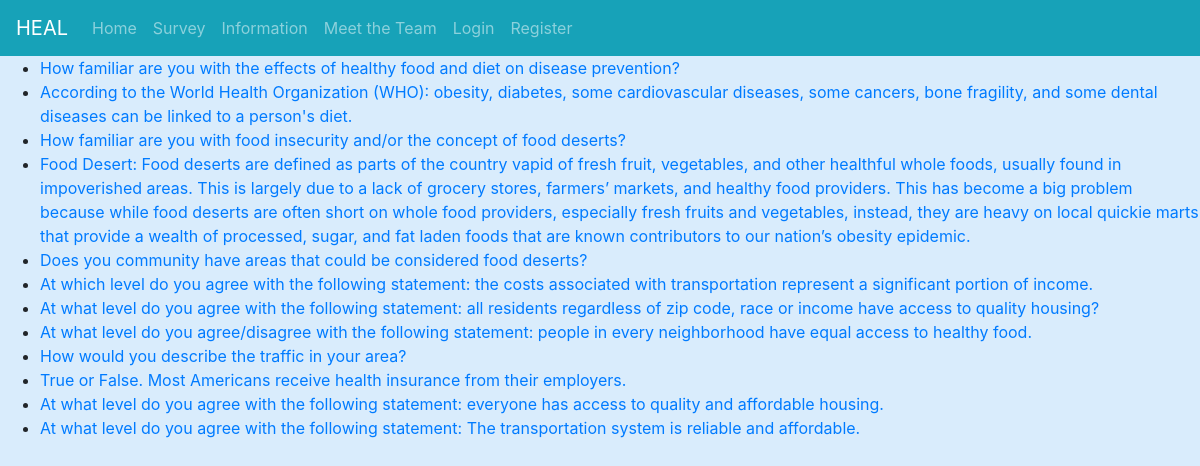
Before: /index/ with the older database file.
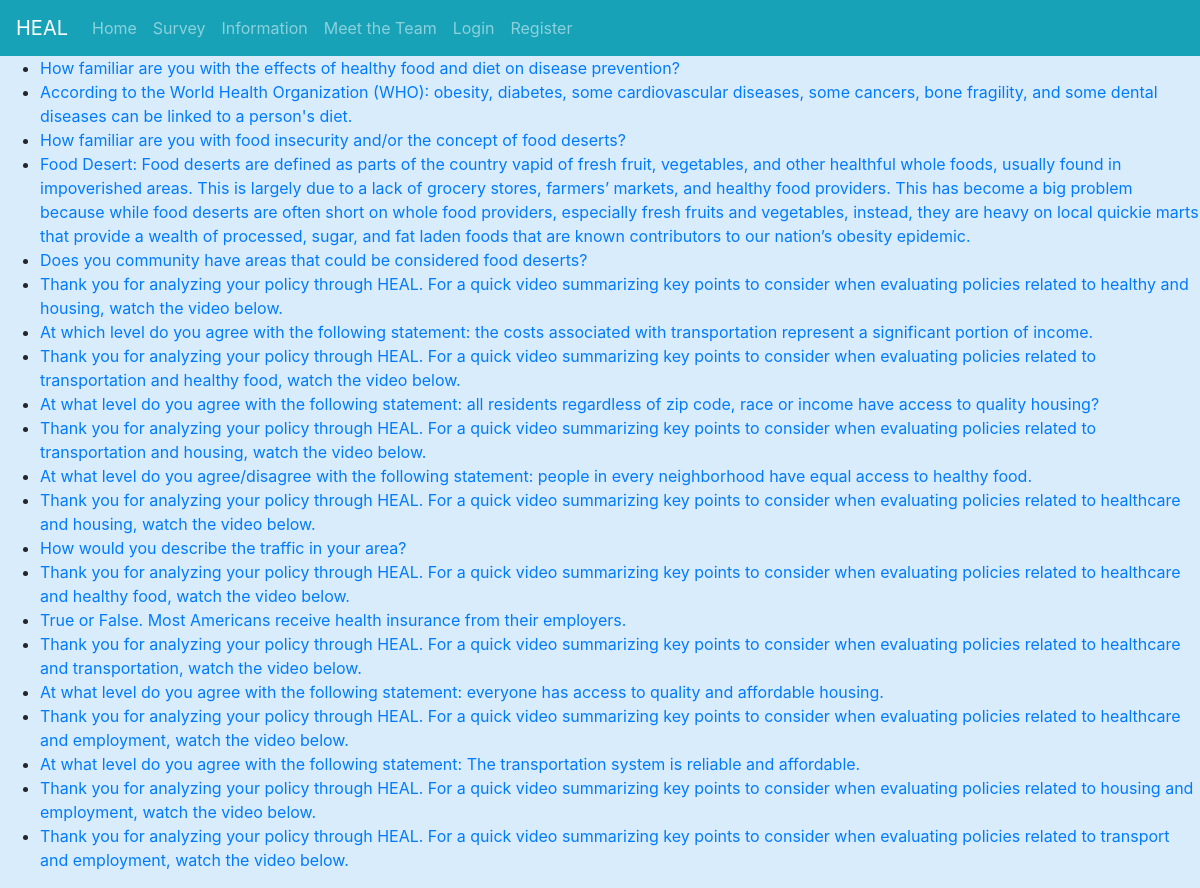
After: the same page with the newer database file.
### HEALSurvey/models.py (models this page shows, shortened)
class Question(models.Model):
    QuestionText = models.CharField(max_length=600)
    InfoText = models.CharField(max_length=600, blank=True, null=True)
    id = models.IntegerField(primary_key=True)
    PreviousID = models.IntegerField(default=1)
    NextIDA = models.IntegerField(default=1)
    NextIDB = models.IntegerField(default=1)
    VideoLink = models.CharField(max_length=200, blank=True, null=True)
    WebsiteLink = models.CharField(max_length=200, blank=True, null=True)
    WebsiteLinkAlt = models.CharField(max_length=200, blank=True, null=True)

### HEALSurvey/views.py (the view)
# urls.py: path('index/', views.index, name='index'),
def index(request):  # renders a list of all questions in the database on index page
    question_list = Question.objects.all()
    context = {'question_list': question_list}
    return render(request, 'index.html', context)

### templates/index.html
{% extends 'Base.html' %}
{% load crispy_forms_tags %}
{% load static %}
{% block body %}
{% if question_list %}
    <ul>
    {% for question in question_list %}
        <li><a href="{% url 'survey' question.id %}">{{ question.QuestionText }}</a></li>
    {% endfor %}
    </ul>
{% else %}
    <p>No polls are available.</p>
{% endif %}
{% endblock %}

Changed rows visible on the page:
added Question: QuestionText "Thank you for analyzing your policy through HEAL. For a quick video summarizing key points to consider when evaluating policies related to healthy and housing, watch the video below."
added Question: QuestionText "Thank you for analyzing your policy through HEAL. For a quick video summarizing key points to consider when evaluating policies related to transportation and healthy food, watch the video below."
added Question: QuestionText "Thank you for analyzing your policy through HEAL. For a quick video summarizing key points to consider when evaluating policies related to transportation and housing, watch the video below."
added Question: QuestionText "Thank you for analyzing your policy through HEAL. For a quick video summarizing key points to consider when evaluating policies related to healthcare and housing, watch the video below."
added Question: QuestionText "Thank you for analyzing your policy through HEAL. For a quick video summarizing key points to consider when evaluating policies related to healthcare and healthy food, watch the video below."
added Question: QuestionText "Thank you for analyzing your policy through HEAL. For a quick video summarizing key points to consider when evaluating policies related to healthcare and transportation, watch the video below."
added Question: QuestionText "Thank you for analyzing your policy through HEAL. For a quick video summarizing key points to consider when evaluating policies related to healthcare and employment, watch the video below."
added Question: QuestionText "Thank you for analyzing your policy through HEAL. For a quick video summarizing key points to consider when evaluating policies related to housing and employment, watch the video below."
added Question: QuestionText "Thank you for analyzing your policy through HEAL. For a quick video summarizing key points to consider when evaluating policies related to transport and employment, watch the video below."
